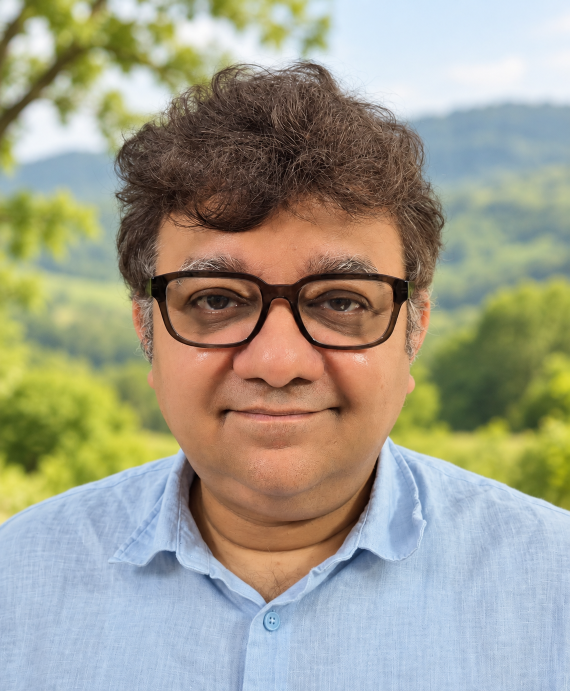
#> input picture assets/images/saswata-landscape.png, 1139 x 1381 px, found by its file name (shown at 1/2 size)
$ jupyter execute portrait_ch_abstraction.ipynb
#> lines starting #> are read from the running program, lines starting #| are printed output that depends on the picture
# One portrait, two energies, one Cahn–Hilliard equation

This notebook is for first-year undergraduate students. We treat the red, green and blue channels of a portrait as three scalar fields. Starting from the same disturbed image, we ask how changing the **energy** changes the result.

**image → three fields → energy → chemical potential → Cahn–Hilliard evolution → checks**

All quantities are dimensionless. This is a teaching analogy, not a realistic colour model or a complete image-segmentation method.

**Using my code.** I permit free noncommercial teaching, learning and demonstrations with acknowledgment. Research (including academic research) and commercial use require my explicit written permission. Earlier MIT and GPL releases retain their existing permissions. Read the [code-use terms](https://saswataiith.github.io/files/CODE-USE-TERMS.txt). Request permission at saswata_at_msme.iith.ac.in. These terms apply to code; teaching text and figures have separate terms.

## Step 1: Read the portrait as three fields

Each pixel contains a red, green and blue number. We resize the image for a quick calculation, then map every channel from $0\leq I\leq1$ to a signed field $-1\leq u\leq1$. NumPy handles arrays and Fourier transforms, Matplotlib draws figures, and scikit-image reads the image.

I use Pillow, imported as `PIL`, for the image operations in this notebook. NumPy handles the numerical arrays and Matplotlib displays them. The resized image has 128 rows, 156 columns and three color channels, so its array shape is `(128, 156, 3)`. These are two position axes and one color-channel axis, not three spatial directions. Pillow expects the resize size as `(width, height)`, so I pass `(156, 128)`.

### Resizing is different from padding

My source portrait is **1,139 pixels wide and 1,381 pixels high**. Its original NumPy RGB shape is `(1381, 1139, 3)`, because NumPy lists rows before columns. Here I resize the complete image to **156 pixels wide and 128 pixels high**, giving array shape `(128, 156, 3)`.

There is **no padding and no cropping** in this operation. Resizing calculates new pixel values from the original image. Because the width and height are changed by different factors, the proportions of the face change too. This simple example uses the specified grid size; it does not preserve the original aspect ratio, meaning width divided by height. To preserve those proportions, we would choose a matching aspect ratio, crop deliberately, or resize proportionally and add explicitly defined borders. Those are different image-preparation choices.

Pillow's resize argument is `(width, height)`. NumPy's image shape is `(height, width, channels)`. These two orders are easy to confuse, so I state both. Resizing also changes the pixel values through interpolation; the resulting target is the resized image, not the full-resolution source portrait.

Adding `None` to a NumPy index is unrelated to image padding. It adds an array axis of length one without adding a border, changing the spatial grid or introducing new pixel values. The periodic boundary condition used later is also separate: the numerical calculation connects opposite image edges without padding the picture.

I use Pillow's `LANCZOS` resampling filter in this notebook. The earlier notebook used scikit-image's resizing routine. Their resized pixel values can differ, so I rerun the numerical checks after this image-preparation change. The two energy models and their evolution parameters are unchanged.

[cell 1]
# In Google Colab, I uncomment the next line if packages are missing.
# %pip install numpy pillow matplotlib
from pathlib import Path
from urllib.request import urlretrieve
import numpy as np
import matplotlib.pyplot as plt
from PIL import Image

portrait_url = 'https://saswataiith.github.io/assets/images/saswata-landscape.png'
portrait_path = Path('portrait-image.png')
if not portrait_path.exists():
    urlretrieve(portrait_url, portrait_path)

# I read an RGB image and resize it with Pillow.
image = Image.open(portrait_path).convert('RGB')
#> image is the input picture: PIL image 1139x1381 RGB; mean R, G, B 160.2, 157.5, 140.2
image = image.resize((156, 128), resample=Image.Resampling.LANCZOS)
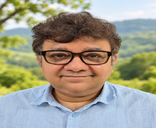
#> image: PIL image 156x128 RGB; mean R, G, B 160.2, 157.5, 140.2
portrait = np.asarray(image, dtype=float) / 255.0
assert portrait.shape == (128, 156, 3)

# I map the display range 0–1 to the signed field range −1–1.
target = 2.0 * portrait - 1.0

plt.imshow(portrait)
plt.axis('off')
plt.title('The target portrait')
plt.show()

## Step 2: Disturb the image without changing its mean

We add random noise to break up the portrait. For each colour channel we subtract the mean noise. The disturbance therefore does not change the total amount of that channel. This matters because Cahn–Hilliard dynamics conserves spatial averages. The seed only makes the exercise repeatable.

[cell 2]
random_generator = np.random.default_rng(20260922)
noise = random_generator.normal(0.0, 0.32, target.shape)
noise -= noise.mean(axis=(0, 1), keepdims=True)
initial = target + noise
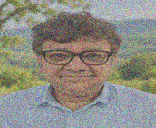
#> initial: shape (128, 156, 3) float64; mean R, G, B 0.256, 0.235, 0.0999; drawn with min black and max white

def show_rgb(field):
    return np.clip((field + 1.0) / 2.0, 0.0, 1.0)
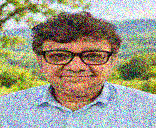
#> returned value: shape (128, 156, 3) float64; mean of channels 0, 1, 2 0.625, 0.614, 0.543; drawn as R, G, B

plt.imshow(show_rgb(initial))
plt.axis('off')
plt.title('The common starting field')
plt.show()

## Step 3: Choose the energy

For the **portrait energy**, $r_j$ is the target and $u_j$ is the evolving field:

$$F_{portrait}=\frac12\int\sum_j(u_j-r_j)^2\,dA.$$

It is zero only when the portrait returns. For the **domain energy**, every channel prefers values near $-1$ or $+1$, while the gradient term penalizes sharp boundaries:

$$F_{domains}=\int\sum_j\left[\frac{(u_j^2-1)^2}{4}+\frac{\kappa}{2}|\nabla u_j|^2\right]dA.$$

The two calculations start from the same field and follow the same type of dynamics, but their energies specify different destinations.

## Step 4: Fourier derivatives

A Fourier transform represents a field as waves. The Laplacian $\nabla^2u$ becomes multiplication of each Fourier coefficient by $-k^2$. This gives short, accurate periodic derivatives. The $k=0$ mode is the spatial average. Cahn–Hilliard multiplies its rate by $k^2=0$, so that average cannot change.

On this image grid, the spacing is one along both directions. If there are $N_x$ columns and $N_y$ rows, the discrete wave numbers are $k_x=2\pi p/N_x$ and $k_y=2\pi q/N_y$. The integers $p,q$ label Fourier modes in NumPy's FFT ordering. I write $K^2=k_x^2+k_y^2$, so the Fourier Laplacian is multiplication by $-K^2$ and the squared Laplacian is multiplication by $K^4$. A hat denotes a discrete Fourier coefficient. The RGB channels are transformed separately.

`rows, columns, channels = target.shape` names the three array sizes. The spatial multiplier has shape `(128, 156)`. Adding `[..., None]` gives it shape `(128, 156, 1)` so NumPy can apply the same multiplier to each of the three RGB channels. The ellipsis keeps the existing axes and `None` adds an axis of length one. This is broadcasting. The FFT uses only axes `(0, 1)`, meaning rows and columns; it never transforms the color channels.

[cell 3]
rows, columns, channels = target.shape
#> rows = 128; columns = 156; channels = 3
wave_y = 2.0 * np.pi * np.fft.fftfreq(rows)
wave_x = 2.0 * np.pi * np.fft.fftfreq(columns)
wave_x, wave_y = np.meshgrid(wave_x, wave_y)
wave_number_squared = (wave_x**2 + wave_y**2)[..., None]

def to_fourier(field):
    return np.fft.fft2(field, axes=(0, 1))

def to_real(field_hat):
    return np.fft.ifft2(field_hat, axes=(0, 1)).real

## Step 5: Evolve both systems

Cahn–Hilliard dynamics is

$$\frac{\partial u_j}{\partial t}=M\nabla^2\mu_j,\qquad \mu_j=\frac{\delta F}{\delta u_j}.$$

The chemical potential $\mu_j$ measures how the energy changes when the field changes locally. The outer Laplacian moves the field while conserving its mean. The portrait problem is linear, so we advance it exactly. The domain problem is nonlinear, so we use a stable semi-implicit step. Every operation is shown below.

### The actual discrete updates

For the portrait-matching energy, define the initial error $e^0=u^0-r$, where $r$ is the fixed portrait. At time $t_n=n\Delta t$, the exact Fourier update is

$$\widehat e^{\,n}=\widehat e^{\,0}\exp(-MK^2t_n),\qquad u^n=r+\operatorname{IFFT}(\widehat e^{\,n}).$$

Here IFFT means inverse discrete Fourier transform. There is no time-stepping error in this linear update.

The domain-forming energy has chemical potential $\mu=u^3-u-\kappa\nabla^2u$. It needs a different update because of its nonlinear term and gradient energy. The stabilized semi-implicit update used in the code is

$$\widehat u^{\,n+1}=\frac{\widehat u^{\,n}-\Delta t\,MK^2\widehat{[(u^n)^3-u^n-Su^n]}}{1+\Delta t\,MK^2(S+\kappa K^2)}.$$

The superscript $n$ denotes the current time level and $n+1$ the next one. I evaluate the cubic term using current pixel values and then transform it. The denominator treats the stabilization and gradient terms implicitly. Mobility is $M=1$, gradient-energy coefficient is $\kappa=0.4$, stabilization parameter is $S=2$, and the time step is $\Delta t=0.1$. These quantities are dimensionless. This update is not exact time integration of the nonlinear equation, and I do not claim unconditional energy stability.

At $K^2=0$, both updates leave the Fourier mean unchanged. This explains channel-mean conservation in the calculation below.

[cell 4]
mobility = 1.0
gradient_coefficient = 0.4
time_step = 0.1
stabilization = 2.0
number_of_steps = 800
save_every = 100

noise_hat = to_fourier(noise)
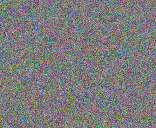
#> noise: shape (128, 156, 3) float64; mean of channels 0, 1, 2 1.53e-17, -1.63e-17, 7.81e-18; drawn with min black and max white
domain_field = initial.copy()
portrait_frames, domain_frames, times = [], [], []

for iterator in range(number_of_steps + 1):
    time = iterator * time_step
    portrait_field = target + to_real(
        noise_hat * np.exp(-mobility * wave_number_squared * time)
    )

    if iterator % save_every == 0:
        portrait_frames.append(portrait_field.copy())
        domain_frames.append(domain_field.copy())
        times.append(time)

    if iterator < number_of_steps:
        nonlinear_term = domain_field**3 - domain_field
        numerator = to_fourier(domain_field) - (
            time_step * mobility * wave_number_squared
            * to_fourier(nonlinear_term - stabilization * domain_field)
        )
        denominator = 1.0 + time_step * mobility * wave_number_squared * (
            stabilization + gradient_coefficient * wave_number_squared
        )
        domain_field = to_real(numerator / denominator)
#> this loop made 801 passes
#> pass 1, `nonlinear_term = domain_field**3 - domain_field`:
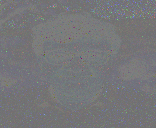
#> nonlinear_term: shape (128, 156, 3) float64; mean R, G, B -0.0918, -0.0743, 0.0442; drawn with min black and max white
#> after the loop:
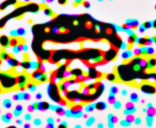
#> domain_field: shape (128, 156, 3) float64; mean R, G, B 0.256, 0.235, 0.0999; drawn with min black and max white
#> after the loop, domain_frames = 9 items; portrait_frames = 9 items; times = [0, 10, 20, 30, 40, 50, 60, 70, 80]

## Step 6: Look at early, middle and late times

The first row returns toward the prescribed portrait. The second forms domains because its double-well energy prefers two field values. Neither result is pasted in at the end.

[cell 5]
chosen_frames = [0, len(times) // 2, len(times) - 1]
#> chosen_frames = [0, 4, 8]
figure, axes = plt.subplots(2, 3, figsize=(11, 6))
for column, frame_number in enumerate(chosen_frames):
    axes[0, column].imshow(show_rgb(portrait_frames[frame_number]))
    axes[1, column].imshow(show_rgb(domain_frames[frame_number]))
    axes[0, column].set_title(f'portrait energy, t = {times[frame_number]:.0f}')
    axes[1, column].set_title(f'domain energy, t = {times[frame_number]:.0f}')
    axes[0, column].axis('off')
    axes[1, column].axis('off')
#> this loop made 3 passes
#> frame_number on passes 1 to 3: 0, 4, 8
plt.tight_layout()
plt.show()
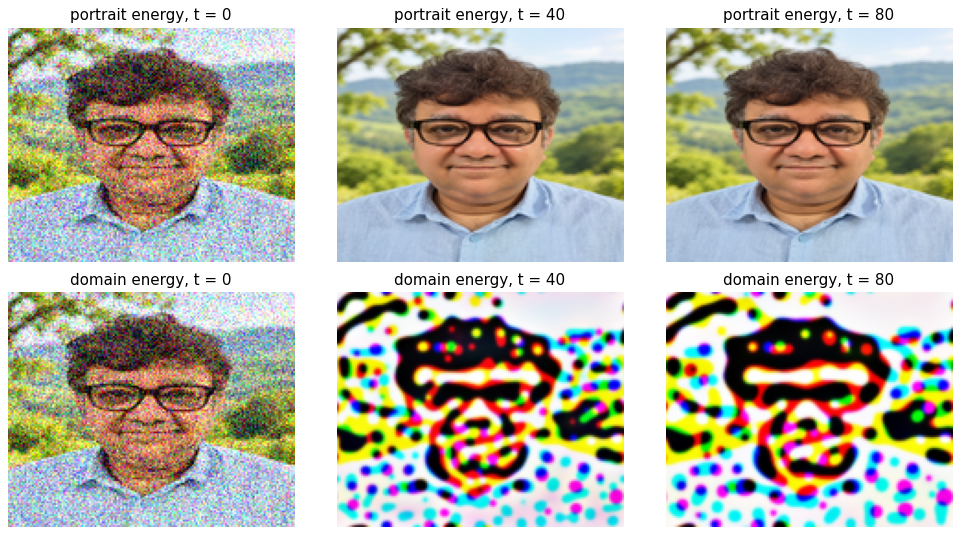
#> figure drawn by matplotlib, 6 panels

## Step 7: Check the physics, not only the pictures

We calculate the **mean energy density**, meaning total dimensionless energy divided by image area and three channels. We also test conservation. Because the two functionals differ, compare whether each energy falls rather than comparing their absolute sizes.

[cell 6]
def portrait_energy(field):
    return 0.5 * np.mean((field - target)**2)

def domain_energy(field):
    local_energy = np.mean((field**2 - 1.0)**2 / 4.0)
    field_hat = to_fourier(field)
    gradient_energy = gradient_coefficient * np.sum(
        wave_number_squared * np.abs(field_hat)**2
    ) / (2.0 * channels * (rows * columns)**2)
    return local_energy + gradient_energy

portrait_energies = np.array([portrait_energy(field) for field in portrait_frames])
#> portrait_energies = [0.0513, 0.000216, 0.000108, 7.11e-05, 5.28e-05, 4.19e-05, 3.46e-05, 2.94e-05, 2.54e-05]
domain_energies = np.array([domain_energy(field) for field in domain_frames])
#> in domain_energy, `local_energy = np.mean((field**2 - 1.0)**2 / 4.0)`: local_energy = 0.147
#> in domain_energy, `gradient_energy = gradient_coefficient * np.sum( wave_number_squared *..`: gradient_energy = 0.145
#> in domain_energy (call 7), `local_energy = np.mean((field**2 - 1.0)**2 / 4.0)`: local_energy = 0.0389
#> in domain_energy (call 7), `field_hat = to_fourier(field)`:
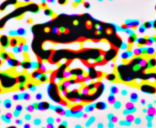
#> field: shape (128, 156, 3) float64; mean of channels 0, 1, 2 0.256, 0.235, 0.0999; drawn with min black and max white
#> in domain_energy (call 7), `gradient_energy = gradient_coefficient * np.sum( wave_number_squared *..`: gradient_energy = 0.0326
#> in domain_energy (call 8), `local_energy = np.mean((field**2 - 1.0)**2 / 4.0)`: local_energy = 0.0369
#> in domain_energy (call 8), `field_hat = to_fourier(field)`:
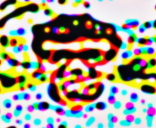
#> field: shape (128, 156, 3) float64; mean of channels 0, 1, 2 0.256, 0.235, 0.0999; drawn with min black and max white
#> in domain_energy (call 8), `gradient_energy = gradient_coefficient * np.sum( wave_number_squared *..`: gradient_energy = 0.0319
#> domain_energies = [0.292, 0.112, 0.0947, 0.0854, 0.0793, 0.0749, 0.0715, 0.0688, 0.0666]
initial_means = initial.mean(axis=(0, 1))
#> initial_means = [0.256, 0.235, 0.0999]
largest_mean_drift = max(
    np.max(np.abs(field.mean(axis=(0, 1)) - initial_means))
    for field in portrait_frames + domain_frames
)
#> largest_mean_drift = 4.69e-15

plt.semilogy(times, portrait_energies, 'o-', label='portrait energy')
plt.semilogy(times, domain_energies, 's-', label='domain energy')
plt.xlabel('dimensionless time')
plt.ylabel('mean energy density')
plt.legend()
plt.show()
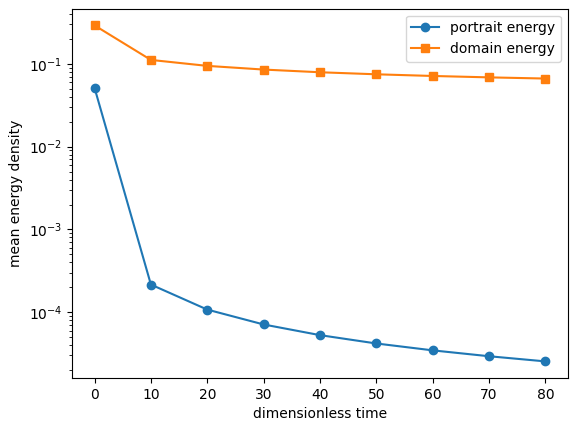
#> figure drawn by matplotlib, 1 panel

assert np.all(np.diff(portrait_energies) <= 1e-12)
assert np.all(np.diff(domain_energies) <= 1e-10)
assert largest_mean_drift < 1e-12
print(f'Largest drift of any channel mean: {largest_mean_drift:.2e}')
#| Largest drift of any channel mean: 4.69e-15
print('Checks passed: both energies fall and all channel means are conserved.')

$ run again, with assets/images/saswata-cubist.png copied over assets/images/saswata-landscape.png
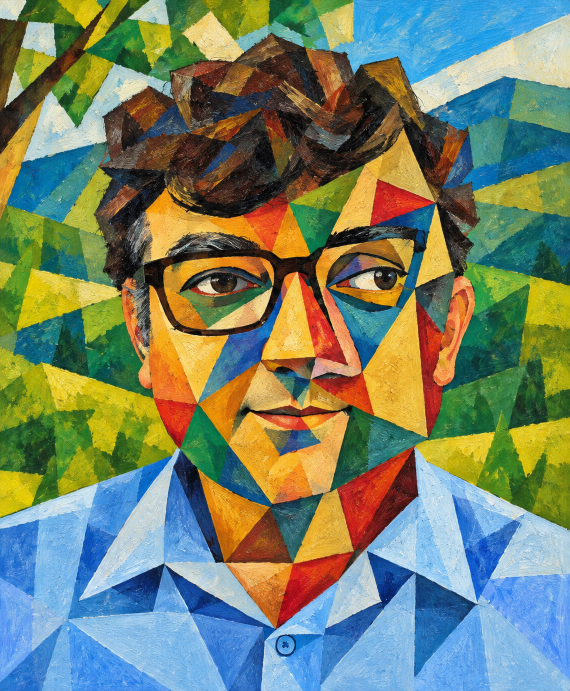
#> input picture assets/images/saswata-cubist.png, 1139 x 1381 px, found by its file name (shown at 1/2 size)
#> image is the input picture: PIL image 1139x1381 RGB; mean R, G, B 117.5, 130.7, 106.7
#> image: PIL image 156x128 RGB
#> after the loop `for iterator in range(number_of_steps + 1):`:
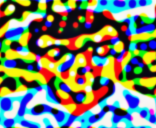
#> domain_field: shape (128, 156, 3) float64; mean R, G, B -0.0784, 0.0254, -0.163; drawn with min black and max white
#> after the loop `for iterator in range(number_of_steps + 1):`: domain_frames = 9 items; times = [0, 10, 20, 30, 40, 50, 60, 70, 80]
#> chosen_frames = [0, 4, 8]
#> the loop `for column, frame_number in enumerate(chosen_frames):` made 3 passes
#> frame_number on passes 1 to 3: 0, 4, 8
#> portrait_energies = [0.0513, 0.000216, 0.000108, 7.11e-05, 5.28e-05, 4.19e-05, 3.46e-05, 2.94e-05, 2.54e-05]
#> local_energy = 0.14
#> gradient_energy = 0.165
#> domain_energies = [0.305, 0.104, 0.0895, 0.0827, 0.0776, 0.074, 0.0713, 0.0691, 0.0673]
#> initial_means = [-0.0784, 0.0254, -0.163]
#> largest_mean_drift = 4.22e-15
#> `plt.show()`:
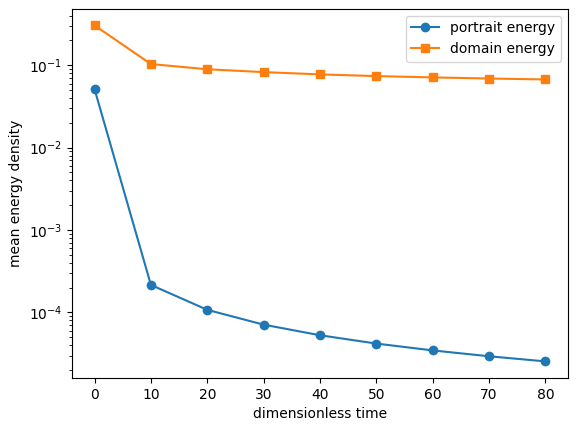
#> figure drawn by matplotlib, 1 panel
#| Largest drift of any channel mean: 4.22e-15

$ run again, with assets/images/spinodal-1.png copied over assets/images/saswata-landscape.png
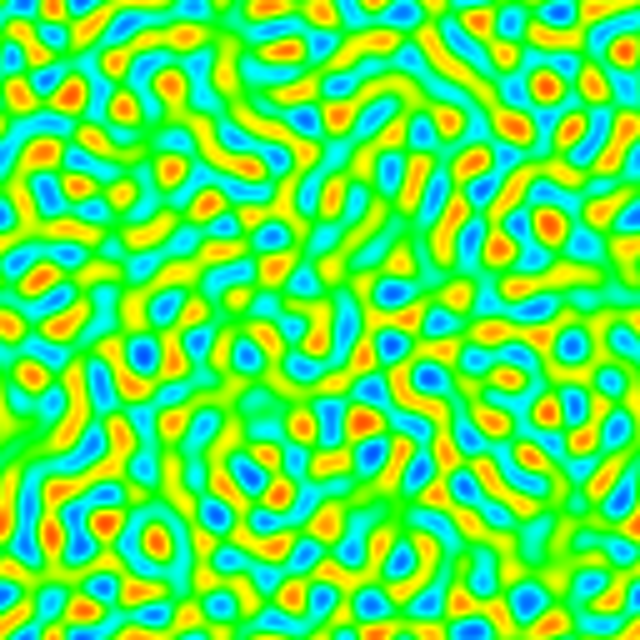
#> input picture assets/images/spinodal-1.png, 640 x 640 px, found by its file name
#> image is the input picture: PIL image 640x640 RGB; mean R, G, B 77.3, 242.4, 77.2
#> image: PIL image 156x128 RGB
#> after the loop `for iterator in range(number_of_steps + 1):`: domain_frames = 9 items; times = [0, 10, 20, 30, 40, 50, 60, 70, 80]
#> chosen_frames = [0, 4, 8]
#> the loop `for column, frame_number in enumerate(chosen_frames):` made 3 passes
#> frame_number on passes 1 to 3: 0, 4, 8
#> portrait_energies = [0.0513, 0.000216, 0.000108, 7.11e-05, 5.28e-05, 4.19e-05, 3.46e-05, 2.94e-05, 2.54e-05]
#> local_energy = 0.118
#> gradient_energy = 0.182
#> domain_energies = [0.3, 0.0723, 0.0688, 0.0666, 0.065, 0.0638, 0.0627, 0.0619, 0.061]
#> initial_means = [-0.392, 0.9, -0.393]
#> largest_mean_drift = 1.57e-14
#> `plt.show()`:
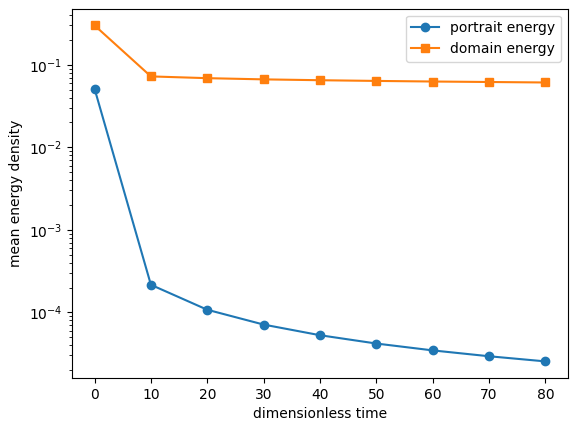
#> figure drawn by matplotlib, 1 panel
#| Largest drift of any channel mean: 1.57e-14
